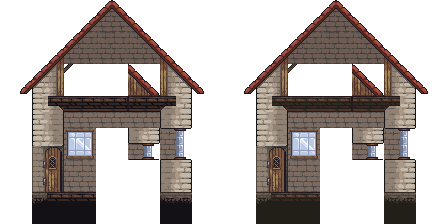
#> input picture Assets/Scene/Backgrounds/House Tiles.png, 448 x 224 px
$ python gen_lobby_art.py
#> lines starting #> are read from the running program, lines starting #| are printed output that depends on the picture
#!/usr/bin/env python3
"""Generate the lobby's wasteland pixel art.

Everything is drawn at 1x world pixels (the camera zooms the world 2x) with a
fixed palette, then a contact sheet is written at 4x so the result can be
inspected without opening Godot.

    .venv/bin/python tools/gen_lobby_art.py

Outputs to Assets/Lobby/ and a 4x preview at Assets/Lobby/_preview/contact_sheet.png.
"""
from pathlib import Path

from PIL import Image, ImageDraw

OUT = Path(__file__).resolve().parent.parent / "Assets" / "Lobby"

# Wasteland palette, shared with UI/theme: ash, rust, bone, one warm lamp.
VOID = (11, 7, 8, 255)
SOIL = (28, 21, 18, 255)
SOIL_LIGHT = (38, 29, 24, 255)
WOOD_DARK = (42, 29, 22, 255)
WOOD = (59, 42, 30, 255)
WOOD_LIGHT = (87, 64, 44, 255)
RUST = (107, 59, 34, 255)
BONE = (217, 210, 198, 255)
ASH = (156, 147, 138, 255)
CRIMSON = (176, 42, 49, 255)
LAMP = (232, 184, 75, 255)
LAMP_DIM = (150, 108, 44, 255)
GLOW = (232, 184, 75, 60)

HOUSE_SHEET = Path(__file__).resolve().parent.parent / "Assets" / "Scene" / "Backgrounds" / "House Tiles.png"

FONT_3X5 = {
    "S": ["111", "100", "111", "001", "111"],
    "H": ["101", "101", "111", "101", "101"],
    "O": ["111", "101", "101", "101", "111"],
    "P": ["111", "101", "111", "100", "100"],
    "A": ["111", "101", "111", "101", "101"],
    "R": ["111", "101", "110", "101", "101"],
    "D": ["110", "101", "101", "101", "110"],
    "E": ["111", "100", "111", "100", "111"],
    "T": ["111", "010", "010", "010", "010"],
    "L": ["100", "100", "100", "100", "111"],
    "M": ["101", "111", "111", "101", "101"],
    "N": ["101", "111", "111", "111", "101"],
    "I": ["111", "010", "010", "010", "111"],
    "G": ["111", "100", "101", "101", "111"],
}


def new(width, height):
    return Image.new("RGBA", (width, height), (0, 0, 0, 0))


def text(draw, x, y, string, color, spacing=1):
    cursor = x
    for char in string:
        glyph = FONT_3X5.get(char)
        if glyph is None:
            cursor += 4
            continue
        for row, bits in enumerate(glyph):
            for col, bit in enumerate(bits):
                if bit == "1":
                    draw.point((cursor + col, y + row), fill=color)
        cursor += 3 + spacing


def text_scaled(draw, x, y, string, color, scale=3, spacing=1):
    """Draw the 3x5 font with each pixel blown up, for signage."""
    cursor = x
    for char in string:
        glyph = FONT_3X5.get(char)
        if glyph is None:
            cursor += 4 * scale
            continue
        for row, bits in enumerate(glyph):
            for col, bit in enumerate(bits):
                if bit == "1":
                    px, py = cursor + col * scale, y + row * scale
                    draw.rectangle([px, py, px + scale - 1, py + scale - 1], fill=color)
        cursor += (3 + spacing) * scale


def speckle(draw, box, color, step=3, offset=0):
    x0, y0, x1, y1 = box
    for y in range(y0 + offset, y1, step):
        for x in range(x0 + offset, x1, step):
            if (x * 7 + y * 13) % 5 == 0:
                draw.point((x, y), fill=color)


# ---------------------------------------------------------------------------
# Shop: a patched wooden shack with a hanging sign and a lit doorway
# ---------------------------------------------------------------------------

def shop_house():
    w, h = 132, 116
    img = new(w, h)
    d = ImageDraw.Draw(img)

    # Roof: a shingled triangle, edges chipped by the wind.
    apex = (w // 2, 2)
    left = (1, 40)
    right = (w - 2, 40)
    d.polygon([left, apex, right], fill=WOOD_DARK)
    for y in range(8, 40, 8):
        half = int((y - 2) / 38.0 * (w // 2))
        d.line([w // 2 - half, y, w // 2 + half, y], fill=WOOD)
        for x in range(w // 2 - half + 3, w // 2 + half, 8):
            d.line([x, y + 1, x, y + 6], fill=WOOD_DARK)
    d.line([left, apex], fill=WOOD_LIGHT)
    d.line([apex, right], fill=WOOD_LIGHT)
    # A hole in the roof: the wasteland gets in.
    d.rectangle([w - 38, 22, w - 26, 30], fill=VOID)

    # Body: horizontal planks with visible seams and patches.
    roof_bottom = 42
    body_top = roof_bottom
    d.rectangle([6, body_top, w - 7, h - 1], fill=WOOD)
    for y in range(body_top, h, 9):
        d.line([6, y, w - 7, y], fill=WOOD_DARK)
    d.rectangle([10, body_top + 6, 34, body_top + 22], fill=WOOD_LIGHT)
    d.rectangle([10, body_top + 6, 34, body_top + 22], outline=WOOD_DARK)
    d.rectangle([w - 42, body_top + 40, w - 16, body_top + 58], fill=WOOD_LIGHT)
    d.rectangle([w - 42, body_top + 40, w - 16, body_top + 58], outline=WOOD_DARK)
    speckle(d, (7, body_top, w - 8, h - 1), WOOD_DARK, 4, 1)

    # Doorway: a lit opening, so the old man is readable against the dark.
    door_x0, door_x1 = w // 2 - 17, w // 2 + 17
    door_top = h - 52
    d.rectangle([door_x0 - 2, door_top - 2, door_x1 + 2, h - 1], fill=WOOD_DARK)
    d.rectangle([door_x0, door_top, door_x1, h - 1], fill=(24, 16, 12, 255))
    # Warm light from a lamp inside, falling down the back wall.
    for y in range(door_top, h):
        t = (y - door_top) / max(1, (h - door_top))
        d.line([door_x0 + 1, y, door_x1 - 1, y],
               fill=(int(58 + 46 * t), int(38 + 30 * t), int(20 + 14 * t), 255))
    d.rectangle([door_x0 + 2, door_top + 2, door_x1 - 2, door_top + 4], fill=(126, 84, 40, 255))
    d.rectangle([door_x0, door_top, door_x0 + 1, h - 1], fill=WOOD_LIGHT)
    d.rectangle([door_x1 - 1, door_top, door_x1, h - 1], fill=WOOD_DARK)
    d.rectangle([door_x0 - 1, door_top - 1, door_x1 + 1, door_top], fill=WOOD_LIGHT)
    # Step.
    d.rectangle([door_x0 - 8, h - 8, door_x1 + 8, h - 1], fill=WOOD_LIGHT)
    d.line([door_x0 - 8, h - 8, door_x1 + 8, h - 8], fill=WOOD_DARK)

    # Hanging sign above the door, chained to the beam.
    sign_w, sign_h = 62, 20
    sx = w // 2 - sign_w // 2
    sy = roof_bottom - 4
    d.line([sx + 10, roof_bottom - 8, sx + 10, sy], fill=ASH)
    d.line([sx + sign_w - 10, roof_bottom - 8, sx + sign_w - 10, sy], fill=ASH)
    d.rectangle([sx, sy, sx + sign_w, sy + sign_h], fill=WOOD_LIGHT)
    d.rectangle([sx, sy, sx + sign_w, sy + sign_h], outline=WOOD_DARK)
    d.rectangle([sx + 1, sy + 1, sx + sign_w - 1, sy + 3], fill=WOOD)
    d.rectangle([sx + 1, sy + sign_h - 2, sx + sign_w - 1, sy + sign_h - 1], fill=WOOD_DARK)
    text(d, sx + 8, sy + 7, "SHOP", SOIL, spacing=2)

    # A lamp beside the door, the only warm thing in the frame.
    lx, ly = door_x1 + 8, door_top - 6
    d.rectangle([lx, ly, lx + 1, ly + 10], fill=WOOD_DARK)
    d.rectangle([lx - 3, ly + 10, lx + 4, ly + 16], fill=LAMP)
    d.rectangle([lx - 3, ly + 10, lx + 4, ly + 16], outline=WOOD_DARK)
    d.rectangle([lx - 1, ly + 12, lx, ly + 14], fill=(255, 240, 200, 255))

    # Ground shadow so the hut sits on the floor instead of floating.
    d.rectangle([2, h - 4, w - 3, h - 1], fill=(0, 0, 0, 70))
    return img


def old_man():
    """The shopkeeper as a bust, in the reference's style: red hat, long beard,
    teal robe. Drawn waist-up because the counter hides everything below it."""
    w, h = 28, 32
    img = new(w, h)
    d = ImageDraw.Draw(img)

    skin = (196, 156, 124, 255)
    skin_shade = (160, 122, 94, 255)
    beard = (206, 202, 194, 255)
    beard_shade = (166, 162, 154, 255)
    hat = (128, 56, 52, 255)
    hat_dark = (94, 38, 36, 255)
    robe = (52, 90, 96, 255)
    robe_light = (74, 120, 124, 255)

    # Shoulders and robe.
    d.polygon([(2, h - 1), (4, 22), (10, 18), (18, 18), (24, 22), (26, h - 1)], fill=robe)
    d.polygon([(2, h - 1), (4, 22), (8, 20), (8, h - 1)], fill=robe_light)
    d.line([(4, 24), (24, 24)], fill=hat_dark)          # collar seam
    d.rectangle([12, 20, 16, 24], fill=skin_shade)      # neck in shadow

    # Beard: full at the chin, tapering, with a moustache line.
    d.polygon([(8, 16), (20, 16), (18, 26), (14, 30), (10, 26)], fill=beard)
    d.line([(10, 16), (18, 16)], fill=beard_shade)
    d.line([(11, 20), (12, 26)], fill=beard_shade)
    d.line([(17, 20), (16, 26)], fill=beard_shade)
    d.line([(14, 18), (14, 28)], fill=beard_shade)

    # Face: forehead, eyes, nose, cheeks lit from the lantern side.
    d.rectangle([9, 8, 19, 16], fill=skin)
    d.rectangle([9, 8, 19, 9], fill=skin_shade)          # brow line
    d.rectangle([11, 11, 12, 12], fill=(38, 30, 26, 255))  # eyes
    d.rectangle([16, 11, 17, 12], fill=(38, 30, 26, 255))
    d.rectangle([14, 12, 15, 14], fill=skin_shade)       # nose
    d.line([(9, 10), (9, 16)], fill=skin_shade)          # cheeks
    d.line([(19, 10), (19, 16)], fill=skin_shade)
    d.point((13, 10), fill=(216, 178, 146, 255))         # lit brow

    # Hat: wide brim, banded crown.
    d.rectangle([3, 6, 24, 8], fill=hat_dark)
    d.rectangle([4, 6, 23, 7], fill=hat)
    d.polygon([(8, 1), (19, 1), (21, 6), (6, 6)], fill=hat)
    d.polygon([(8, 1), (13, 1), (12, 6), (6, 6)], fill=(150, 70, 62, 255))
    d.rectangle([8, 4, 20, 5], fill=hat_dark)           # band
    d.point((18, 2), fill=(196, 150, 96, 255))          # buckle catch

    return img


def arrow_sign():
    w, h = 44, 34
    img = new(w, h)
    d = ImageDraw.Draw(img)
    # Post.
    d.rectangle([18, 14, 21, h - 1], fill=WOOD)
    d.line([18, 14, 18, h - 1], fill=WOOD_LIGHT)
    d.rectangle([14, h - 5, 25, h - 1], fill=WOOD_DARK)
    # Board with a pointed end, weathered edges.
    d.polygon([(2, 3), (34, 3), (w - 2, 9), (34, 15), (2, 15)], fill=WOOD_LIGHT)
    d.polygon([(2, 3), (34, 3), (w - 2, 9), (34, 15), (2, 15)], outline=WOOD_DARK)
    d.line([(3, 4), (33, 4)], fill=(120, 92, 62, 255))
    # Chevron.
    d.line([(12, 6), (19, 9)], fill=CRIMSON)
    d.line([(19, 9), (12, 12)], fill=CRIMSON)
    d.line([(13, 6), (20, 9)], fill=BONE)
    d.line([(20, 9), (13, 12)], fill=BONE)
    return img


def dead_tree():
    w, h = 52, 78
    img = new(w, h)
    d = ImageDraw.Draw(img)
    trunk = [(24, h - 1), (27, h - 1), (27, 46), (25, 40), (24, 46)]
    d.polygon(trunk, fill=WOOD_DARK)
    branches = [
        [(26, 46), (12, 30)],
        [(26, 44), (40, 26)],
        [(25, 36), (18, 22)],
        [(26, 32), (34, 18)],
        [(25, 28), (22, 12)],
    ]
    for (x0, y0), (x1, y1) in branches:
        d.line([(x0, y0), (x1, y1)], fill=WOOD_DARK, width=2)
        d.line([(x1, y1), (x1 + 3, y1 - 5)], fill=WOOD_DARK)
        d.line([(x1, y1), (x1 - 4, y1 - 4)], fill=WOOD_DARK)
    d.rectangle([15, h - 3, 36, h - 1], fill=(0, 0, 0, 60))
    return img


def rocks():
    w, h = 46, 20
    img = new(w, h)
    d = ImageDraw.Draw(img)
    d.polygon([(2, 19), (8, 8), (18, 4), (30, 7), (42, 18)], fill=(52, 46, 42, 255))
    d.polygon([(8, 8), (18, 4), (22, 10), (12, 14)], fill=(74, 66, 60, 255))
    d.polygon([(30, 7), (42, 18), (30, 18)], fill=(38, 33, 30, 255))
    d.line([(2, 19), (43, 19)], fill=(0, 0, 0, 70))
    return img


def lamp_post():
    w, h = 16, 74
    img = new(w, h)
    d = ImageDraw.Draw(img)
    d.rectangle([7, 12, 9, h - 1], fill=WOOD_DARK)
    d.line([7, 12, 7, h - 1], fill=(70, 54, 40, 255))
    d.rectangle([5, h - 5, 11, h - 1], fill=WOOD)
    # Arm and lamp.
    d.line([(8, 12), (12, 8)], fill=WOOD_DARK)
    d.rectangle([10, 6, 15, 12], fill=WOOD_DARK)
    d.rectangle([11, 12, 14, 17], fill=LAMP)
    d.rectangle([11, 12, 14, 17], outline=WOOD_DARK)
    d.point((12, 14), fill=(255, 246, 214, 255))
    return img


def shop_sign():
    """A hanging plank sign, sized to hang over the merchant tent's entrance."""
    w, h = 58, 18
    img = new(w, h)
    d = ImageDraw.Draw(img)
    d.rectangle([0, 0, w - 1, h - 1], fill=WOOD_LIGHT)
    d.rectangle([0, 0, w - 1, h - 1], outline=WOOD_DARK)
    d.rectangle([1, 1, w - 2, 3], fill=WOOD)
    d.rectangle([1, h - 2, w - 2, h - 1], fill=WOOD_DARK)
    text(d, 7, 6, "SHOP", SOIL, spacing=2)
    # Chains, drawn beyond the board so they read against the tent.
    d.line([(10, -8), (10, 0)], fill=ASH)
    d.line([(w - 11, -8), (w - 11, 0)], fill=ASH)
    return img


def logs():
    """A small stack of firewood, the pack's camping staple."""
    w, h = 40, 26
    img = new(w, h)
    d = ImageDraw.Draw(img)
    for row, (count, y) in enumerate([(3, 16), (2, 8)]):
        for i in range(count):
            x = 4 + i * 12 + row * 4
            d.rectangle([x, y, x + 13, y + 9], fill=WOOD)
            d.rectangle([x, y, x + 13, y + 9], outline=WOOD_DARK)
            d.ellipse([x + 9, y + 2, x + 13, y + 7], fill=WOOD_LIGHT)
    d.rectangle([0, 24, w - 1, h - 1], fill=(0, 0, 0, 60))
    return img


def shop_building():
    """The pack's own timber-and-stone house, cropped off its sheet.

    The sheet draws the house as a cutaway with an open front, which is exactly
    what a shop needs: the counter and the merchant live inside the opening.
    """
    sheet = Image.open(HOUSE_SHEET).convert("RGBA")
    house = sheet.crop((224, 0, 448, 224))
    return house.crop(house.getbbox())


def counter():
    """A plank counter to stand inside the shop's opening."""
    w, h = 64, 26
    img = new(w, h)
    d = ImageDraw.Draw(img)
    d.rectangle([0, 2, w - 1, 9], fill=WOOD_LIGHT)
    d.rectangle([0, 2, w - 1, 9], outline=WOOD_DARK)
    d.line([1, 4, w - 2, 4], fill=(126, 96, 64, 255))
    d.rectangle([3, 10, w - 4, 16], fill=WOOD)
    for x in range(6, w - 6, 9):
        d.line([x, 10, x, 16], fill=WOOD_DARK)
    d.rectangle([3, 16, 6, h - 1], fill=WOOD_DARK)
    d.rectangle([w - 7, 16, w - 4, h - 1], fill=WOOD_DARK)
    return img


def shop_stall():
    """A weathered wooden store: leaning posts, patched roof, torn awning.

    Drawn from the reference: sign across the roof, cloth awning over the
    counter, a lantern on each post, crates and a barrel at the base. Every
    "broken" detail is deliberate — missing shingles, a chipped sign corner,
    a cracked post, a torn awning patch.
    """
    w, h = 200, 190
    img = new(w, h)
    d = ImageDraw.Draw(img)

    roof_dark, roof, roof_light = (46, 27, 30, 255), (74, 42, 44, 255), (107, 58, 54, 255)
    cloth, cloth_dark = (185, 169, 138, 255), (142, 127, 99, 255)
    inner = (20, 16, 13, 255)

    # --- roof: wide gable, shingled, chipped -------------------------------
    d.polygon([(2, 66), (26, 16), (174, 16), (198, 66)], fill=roof_dark)
    for row_y in range(18, 66, 7):
        half = int((row_y - 16) / 50.0 * 86) + 22
        left, right = 100 - half, 100 + half
        for x in range(left, right, 11):
            tone = roof if (x * 7 + row_y * 13) % 3 else roof_light
            d.rectangle([x + 1, row_y, min(x + 10, right), row_y + 6], fill=tone)
            d.line([x, row_y, x, row_y + 6], fill=roof_dark)
        d.line([left, row_y + 6, right, row_y + 6], fill=roof_dark)
    # Missing shingles and a patched plank.
    for hx, hy in [(58, 25), (86, 32), (132, 46)]:
        d.rectangle([hx, hy, hx + 10, hy + 6], fill=inner)
    d.rectangle([110, 39, 132, 45], fill=WOOD_LIGHT)
    d.rectangle([110, 39, 132, 45], outline=WOOD_DARK)

    for x in range(58, 148, 11):
        tone = roof_light if (x * 5) % 3 == 0 else roof
        d.rectangle([x + 1, 17, x + 10, 21], fill=tone)

    # --- sign: carved board, chipped corner -------------------------------
    d.rectangle([46, 22, 154, 58], fill=WOOD_LIGHT)
    d.rectangle([46, 22, 154, 58], outline=WOOD_DARK)
    d.line([47, 24, 153, 24], fill=(120, 92, 62, 255))
    d.polygon([(46, 58), (56, 48), (56, 58)], fill=inner)   # chipped corner
    for lx in (40, 160):                                     # rope to the roof
        d.line([lx, 20, lx, 30], fill=ASH)
    text_scaled(d, 56, 32, "SHOP", SOIL, scale=4, spacing=1)
    # Nail heads, skipped where the letters bite into the board.
    for dx in (52, 148):
        d.point((dx, 26), fill=(120, 92, 62, 255))

    # --- posts: one straight, one leaning ---------------------------------
    d.rectangle([10, 58, 26, 190], fill=WOOD)
    d.line([10, 58, 10, 190], fill=WOOD_LIGHT)
    d.line([26, 58, 26, 190], fill=WOOD_DARK)
    d.polygon([(174, 58), (190, 58), (194, 190), (178, 190)], fill=WOOD)
    d.line([174, 58, 178, 190], fill=WOOD_LIGHT)
    for y in range(72, 186, 26):                 # grain + cracks
        d.line([12, y, 24, y + 2], fill=WOOD_DARK)
        d.line([176, y, 192, y + 3], fill=WOOD_DARK)
    d.line([18, 120, 22, 140], fill=WOOD_DARK)

    # --- beam under the roof ----------------------------------------------
    d.rectangle([8, 64, 194, 74], fill=WOOD_LIGHT)
    d.line([8, 64, 194, 64], fill=(126, 96, 64, 255))
    d.line([8, 74, 194, 74], fill=WOOD_DARK)

    # --- interior: shelves with stock -------------------------------------
    d.rectangle([26, 74, 174, 160], fill=inner)
    for shelf_y in (104, 128):
        d.rectangle([30, shelf_y, 170, shelf_y + 3], fill=WOOD_DARK)
        for i in range(6):
            bx = 36 + i * 22 + (i % 2) * 3
            jar = [(58, 42, 34), (74, 88, 52), (110, 70, 40)][i % 3]
            d.rectangle([bx, shelf_y - 9, bx + 6, shelf_y - 1], fill=jar + (255,))
            d.rectangle([bx, shelf_y - 10, bx + 6, shelf_y - 9], fill=WOOD_DARK)
    # Hanging herbs from the beam.
    for hx in range(40, 160, 24):
        d.line([hx, 74, hx, 86], fill=(70, 92, 52, 255))
        d.rectangle([hx - 2, 86, hx + 2, 92], fill=(84, 108, 58, 255))

    # --- awning: torn cloth over the counter ------------------------------
    d.polygon([(22, 76), (178, 76), (170, 104), (30, 104)], fill=cloth)
    d.polygon([(22, 76), (178, 76), (170, 104), (30, 104)], outline=cloth_dark)
    for x in range(34, 168, 16):
        d.line([x, 78, x - 2, 102], fill=cloth_dark)
    for x in range(30, 170, 8):                  # scalloped hem
        d.line([x, 104, x + 4, 100], fill=cloth_dark)
    d.polygon([(96, 80), (116, 80), (108, 98)], fill=cloth_dark)   # patch
    d.polygon([(96, 80), (116, 80), (108, 98)], outline=WOOD_DARK)

    # --- counter ----------------------------------------------------------
    d.rectangle([28, 150, 172, 176], fill=WOOD_LIGHT)
    d.rectangle([28, 150, 172, 150], fill=(126, 96, 64, 255))
    d.rectangle([28, 176, 172, 190], fill=WOOD)
    for x in range(34, 170, 18):
        d.line([x, 154, x, 174], fill=WOOD_DARK)
    d.line([28, 162, 172, 162], fill=WOOD_DARK)
    # Goods on the counter.
    d.rectangle([52, 142, 70, 150], fill=(150, 96, 52, 255))
    d.ellipse([78, 138, 92, 150], fill=(176, 122, 62, 255))
    d.rectangle([120, 144, 134, 150], fill=(96, 74, 58, 255))

    # --- lanterns on both posts ------------------------------------------
    for lx in (13, 177):
        d.rectangle([lx, 86, lx + 12, 88], fill=ASH)
        d.rectangle([lx + 2, 88, lx + 10, 102], fill=LAMP_DIM)
        d.rectangle([lx + 3, 90, lx + 9, 100], fill=LAMP)
        d.rectangle([lx + 5, 92, lx + 7, 98], fill=(255, 244, 208, 255))
        d.line([lx + 6, 102, lx + 6, 106], fill=ASH)

    # --- crates and barrel ------------------------------------------------
    d.rectangle([176, 160, 196, 182], fill=WOOD_LIGHT)
    d.rectangle([176, 160, 196, 182], outline=WOOD_DARK)
    d.line([176, 171, 196, 171], fill=WOOD_DARK)
    d.rectangle([180, 148, 196, 160], fill=WOOD)
    d.rectangle([180, 148, 196, 160], outline=WOOD_DARK)
    d.rectangle([2, 162, 22, 186], fill=WOOD)
    d.rectangle([2, 162, 22, 186], outline=WOOD_DARK)
    for y in (168, 176, 183):
        d.line([3, y, 21, y], fill=WOOD_DARK)

    # --- fallen leaves ----------------------------------------------------
    for lx, ly in [(34, 60), (92, 20), (150, 30), (64, 78), (140, 62)]:
        d.point((lx, ly), fill=(196, 118, 42, 255))
        d.point((lx + 1, ly + 1), fill=(140, 78, 28, 255))

    d.rectangle([2, 186, 198, 190], fill=(0, 0, 0, 70))
    return img

def ground_tile():
    w, h = 32, 24
    img = Image.new("RGBA", (w, h), SOIL)
    d = ImageDraw.Draw(img)
    d.rectangle([0, 0, w - 1, 5], fill=SOIL_LIGHT)
    for x in range(0, w, 6):
        d.line([x, 0, x, 4], fill=(30, 23, 19, 255))
    speckle(d, (0, 6, w, h), (22, 17, 14, 255), 4, 2)
    for x, y in [(3, 9), (17, 14), (25, 20), (9, 18)]:
        d.point((x, y), fill=(60, 50, 42, 255))
    return img


def glow_haze():
    """Soft lamp haze, drawn as dithered alpha so it stays pixel-y."""
    w, h = 96, 96
    img = new(w, h)
    d = ImageDraw.Draw(img)
    cx, cy = w / 2, h / 2
    for y in range(h):
        for x in range(w):
            dist = ((x - cx) ** 2 + (y - cy) ** 2) ** 0.5
            if dist > 46:
                continue
            alpha = int(max(0, (1 - dist / 46) ** 2) * 70)
            if (x + y) % 2 == 0:  # dither keeps it from looking airbrushed
                d.point((x, y), fill=(232, 184, 75, alpha))
    return img


def soft_glow():
    """Warm additive light, used as a 2D light stand-in."""
    size = 128
    img = new(size, size)
    d = ImageDraw.Draw(img)
    c = size / 2
    for y in range(size):
        for x in range(size):
            dist = ((x - c) ** 2 + (y - c) ** 2) ** 0.5
            if dist > c:
                continue
            falloff = (1 - dist / c) ** 2
            d.point((x, y), fill=(255, 208, 130, int(falloff * 150)))
    return img


def vignette():
    """Screen overlay: dark corners, clear middle. Draws the eye inward."""
    w, h = 288, 162
    img = Image.new("RGBA", (w, h), (0, 0, 0, 0))
    d = ImageDraw.Draw(img)
    cx, cy = w / 2, h / 2
    for y in range(h):
        for x in range(w):
            dx = abs(x - cx) / cx
            dy = abs(y - cy) / cy
            v = max(dx ** 2.2, dy ** 2.2)
            alpha = int(min(1.0, max(0.0, (v - 0.35) / 0.65)) * 165)
            if alpha > 0:
                d.point((x, y), fill=(6, 5, 4, alpha))
    return img


def main():
    OUT.mkdir(parents=True, exist_ok=True)
    pieces = {
        "shop_house": shop_house(),
        "shop_building": shop_building(),
        "shop_stall": shop_stall(),
        "counter": counter(),
        "shop_sign": shop_sign(),
        "logs": logs(),
        "soft_glow": soft_glow(),
        "vignette": vignette(),
        "old_man": old_man(),
        "arrow_sign": arrow_sign(),
        "dead_tree": dead_tree(),
        "rocks": rocks(),
        "lamp_post": lamp_post(),
        "ground_tile": ground_tile(),
        "lamp_glow": glow_haze(),
    }
#> in shop_building, sheet is the input picture: PIL image 448x224 RGBA; mean R, G, B, A 44.6, 37.9, 35.1, 109.9
#> in shop_building, `house = sheet.crop((224, 0, 448, 224))`:
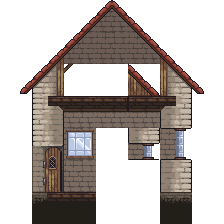
#> house: PIL image 224x224 RGBA; mean R, G, B, A 45.1, 38.3, 35.2, 109.9; transparent parts drawn white
#> in shop_building, `return house.crop(house.getbbox())`:
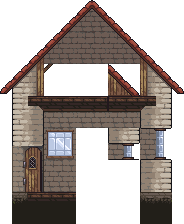
#> returned value: PIL image 184x224 RGBA; mean R, G, B, A 54.9, 46.6, 42.8, 133.8; transparent parts drawn white
#> in shop_stall, `w, h = 200, 190`: w = 200; h = 190
#> in counter, `w, h = 64, 26`: w = 64; h = 26
#> in shop_sign, `w, h = 58, 18`: w = 58; h = 18
#> in logs, `w, h = 40, 26`: w = 40; h = 26
#> in soft_glow, `size = 128`: size = 128
#> in soft_glow, `c = size / 2`: c = 64
#> in vignette, `w, h = 288, 162`: w = 288; h = 162
#> in vignette, `cx, cy = w / 2, h / 2`: cx = 144; cy = 81
#> in old_man, `w, h = 28, 32`: w = 28; h = 32
#> in arrow_sign, `w, h = 44, 34`: w = 44; h = 34
#> in dead_tree, `w, h = 52, 78`: w = 52; h = 78
#> in dead_tree, `trunk = [(24, h - 1), (27, h - 1), (27, 46), (25, 40), (24, 46)]`: trunk = [(24, 77), (27, 77), (27, 46), (25, 40), (24, 46)]
#> in rocks, `w, h = 46, 20`: w = 46; h = 20
#> in lamp_post, `w, h = 16, 74`: w = 16; h = 74
#> in ground_tile, `w, h = 32, 24`: w = 32; h = 24
#> in ground_tile, `img = Image.new("RGBA", (w, h), SOIL)`:
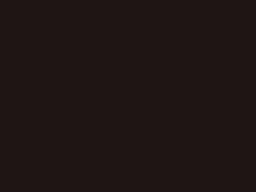
#> img: PIL image 32x24 RGBA (shown 8 times larger); mean R, G, B, A 28, 21, 18, 255
#> (the rest of the program and of its run is left out)
